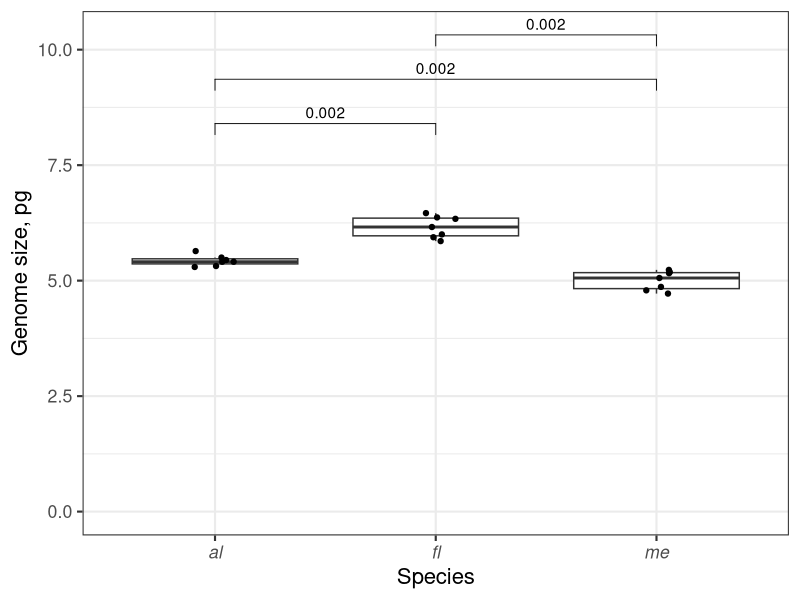
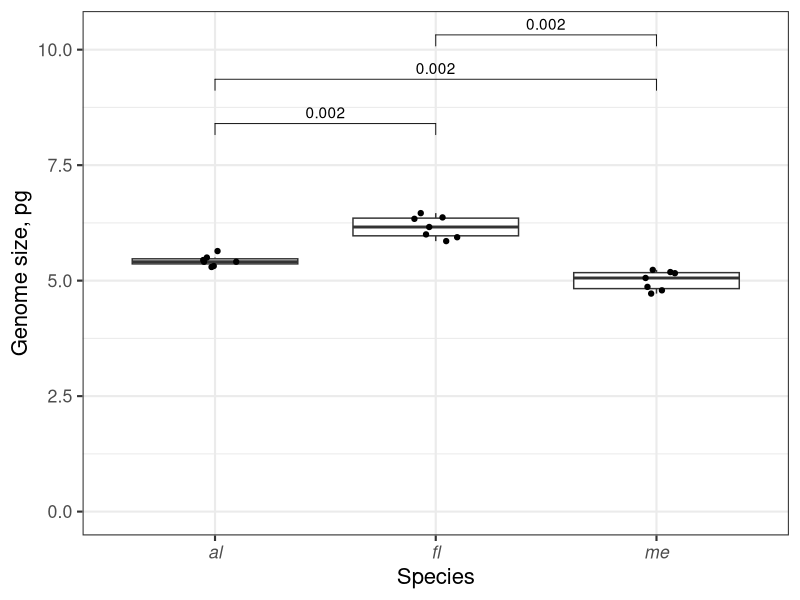
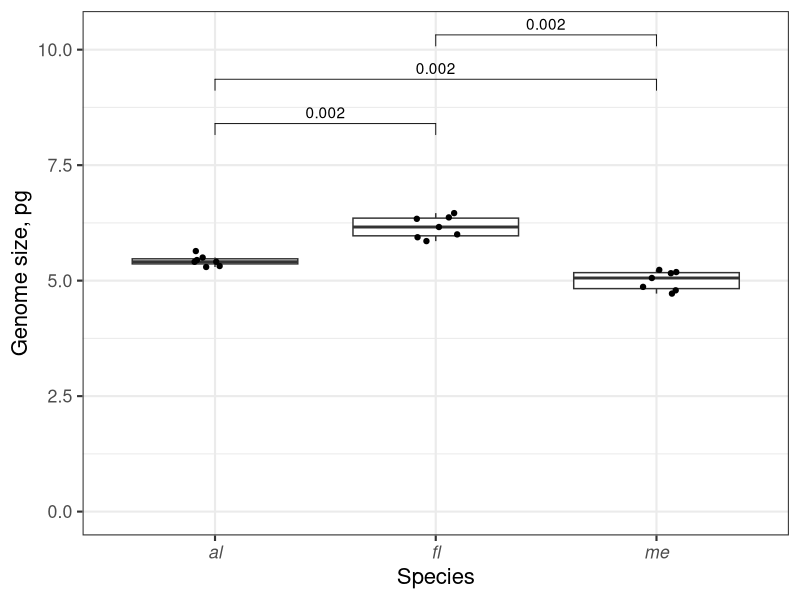

The R source for these figures, in order:
## This script plots the table obtained in the previous analysis
library(ggplot2)
library(ggpubr)

res2 <- read.csv("Ommatogammarus_2025.csv")

# in case some did not contain standard by mistake
res2$pg <- res2$b_mean / res2$a_mean * res2$StdSize

res2 <- res2[complete.cases(res2$pg), ]

res2$Species <- NA
res2$Species[grep("Oa", res2$X)] <- "al"
res2$Species[grep("Of", res2$X)] <- "fl"
res2$Species[grep("Ocm", res2$X)] <- "me"


res_filtered <- res2[res2$a_CV < 0.1 & res2$b_CV < 0.1 & res2$RCS < 4, ]
res_filtered <- res_filtered[complete.cases(res_filtered$Species), ]

ggplot(res_filtered, aes(Species, pg)) + 
  geom_boxplot(outlier.alpha = 0) + 
  geom_jitter(width = 0.1) + 
  expand_limits(y=c(0, 8)) + 
  theme_bw(base_size = 16) + 
  ylab("Genome size, pg") + 
  theme(axis.text.x = element_text(face = "italic")) + 
  ggpubr::geom_pwc(method="wilcox_test", # p.adjust.method = "none", for comparison
                   label="p.adj")

ggsave(filename = "FCM_Ommatogammarus.png", device=png, width=5, height=6)
ggsave(filename = "FCM_Ommatogammarus.svg", device=svg, width=5, height=6)

pairwise.wilcox.test(res_filtered$pg, res_filtered$Species)

median(res_filtered[res_filtered$Species == "al", "pg"])
median(res_filtered[res_filtered$Species == "fl", "pg"])
median(res_filtered[res_filtered$Species == "me", "pg"])
